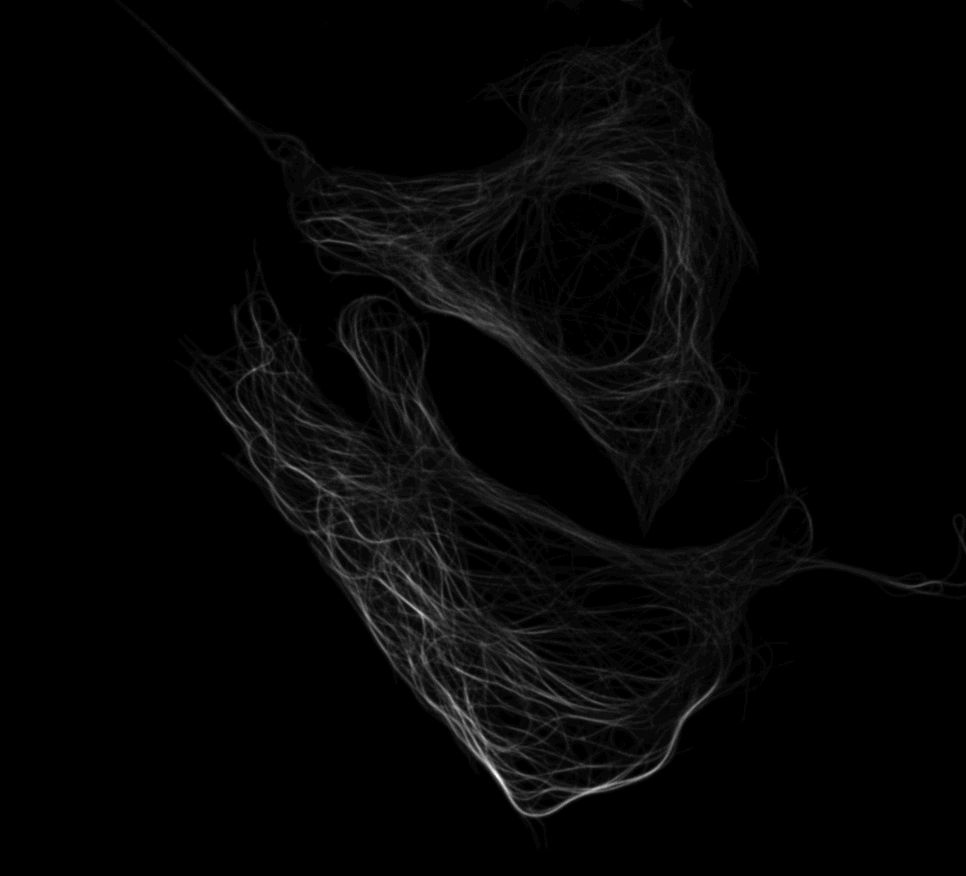
#> input picture microtubules-u2os.tif, 966 x 876 px, found by its file name
$ jupyter execute MyCoolNotebook.ipynb
#> lines starting #> are read from the running program, lines starting #| are printed output that depends on the picture; after the words box and inside, x2 and y2 are one past the last pixel; in counts of white or black regions, pixels touching at a corner belong together
# My Super Cool Notebook 😎
---

## 1. Import all the dependencies
---

[cell 1]
#@markdown ## Load key dependencies
import numpy as np
from matplotlib import pyplot as plt
import imageio.v2 as imageio
import os

base_path = os.getcwd()

def check_base_path(base_path, path_to_data):
#> further down, im is the input picture: shape (876, 966) uint16; min 55, max 8085, mean 289.9
  if base_path not in path_to_data:
    if path_to_data[0] == '/':
      path_to_data = path_to_data[1:]
    path_to_data = os.path.join(base_path, path_to_data)
  return path_to_data

def normalize(img):
    # Normalize input image to be between 0 and 1
    return (img - np.min(img)) / (np.max(img) - np.min(img) + 1e-10)

def threshold(img, threshold=0.5, lower_values=True):
    # Threshold input image
#> called with threshold = 0.05, lower_values = True
    if lower_values:
        return (img > threshold) * 1 # To be numeric
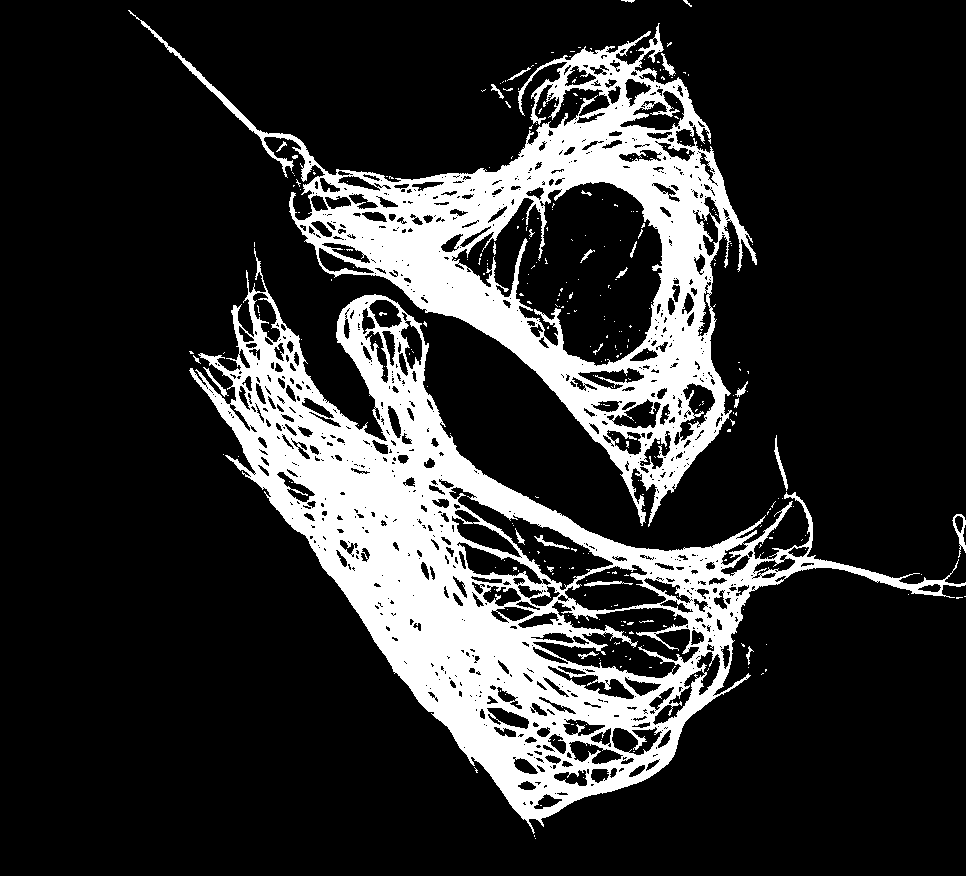
#> returned value: shape (876, 966) int64; values 0 (black) and 1 (white), 18.7% white; 325 white regions (297 under 20 px), largest, box (x1, y1, x2, y2) and area: (189, 248, 966, 834) 93432, (128, 10, 757, 527) 62462, (952, 514, 966, 558) 210
    else:
        return (img < threshold) * 1 # To be numeric

def filter(img, mask):
    # Apply mask to input image
    return img * mask

# Variable to avoid reloading the same image
old_image_path = ""

print("Dependencies correctly loaded!")

## 2. Initialise the Colab session

---

### 2.1. Mount your Google Drive
---

[cell 2]
#@markdown ##Run this cell to connect your Google Drive to Colab

#@markdown * Click on the URL.

#@markdown * Follow the instructions

#@markdown * Click on "Files" site on the right. Refresh the site. Your Google Drive folder should now be available here as "drive".

#mounts user's Google Drive to Google Colab.

from google.colab import drive
drive.mount('/content/gdrive')

## 3. Select image and run the code

[cell 3]
#@markdown ###Path to the image:
Image_path = "/content/microtubules-u2os.tif" #@param {type:"string"}
# Check that the base_path is on the path and otherwise add it
Image_path = check_base_path(base_path, Image_path)

#@markdown ###Threshold:
Threshold_percentage = 0.05 #@param {type:"slider", min:0.0, max:1.0, step:0.01}

#@markdown ###Values lower than the threshold:
Lower_values = True # @param {type:"boolean"}

#@markdown ###Saving path:
#@markdown Folder to store the mask and segmented images.
Saving_path = "/content/microtubules-u2os_bin.tif" #@param {type:"string"}
# Check that the base_path is on the path and otherwise add it
Saving_path = check_base_path(base_path, Saving_path)

# Create the folder if it does nto exist
os.makedirs(Saving_path, exist_ok=True)

#####

# Read the input image if it is not the same as the previous one
if Image_path != old_image_path:
    old_image_path = Image_path
    im = imageio.imread(Image_path)

# Normalize the image
norm_im = normalize(im)

# Threshold the image
thresholded_img = threshold(norm_im, threshold=Threshold_percentage, lower_values=Lower_values)

# Segmented image
segmented_img = filter(img=im, mask=thresholded_img)

# Save the results
imageio.imwrite(os.path.join(Saving_path, 'mask.tif'), thresholded_img)
imageio.imwrite(os.path.join(Saving_path, 'segmented.tif'), segmented_img)
print("Images correctly saved!\n")

#####

# Plot the images
fig, ax = plt.subplots(1,3,figsize=(15, 10))

ax[0].imshow(im, 'inferno')
ax[0].set_axis_off()
ax[0].set_title('Original Image')

ax[1].imshow(thresholded_img,'gray')
ax[1].set_axis_off()
ax[1].set_title('Thresholded Image')

ax[2].imshow(segmented_img, 'inferno')
ax[2].set_axis_off()
ax[2].set_title('Segmented Image')

plt.show();
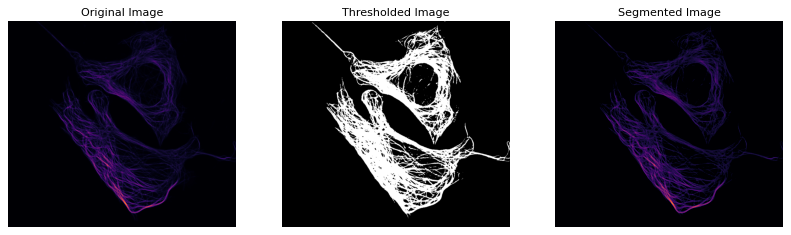
#> figure drawn by matplotlib, 3 panels
